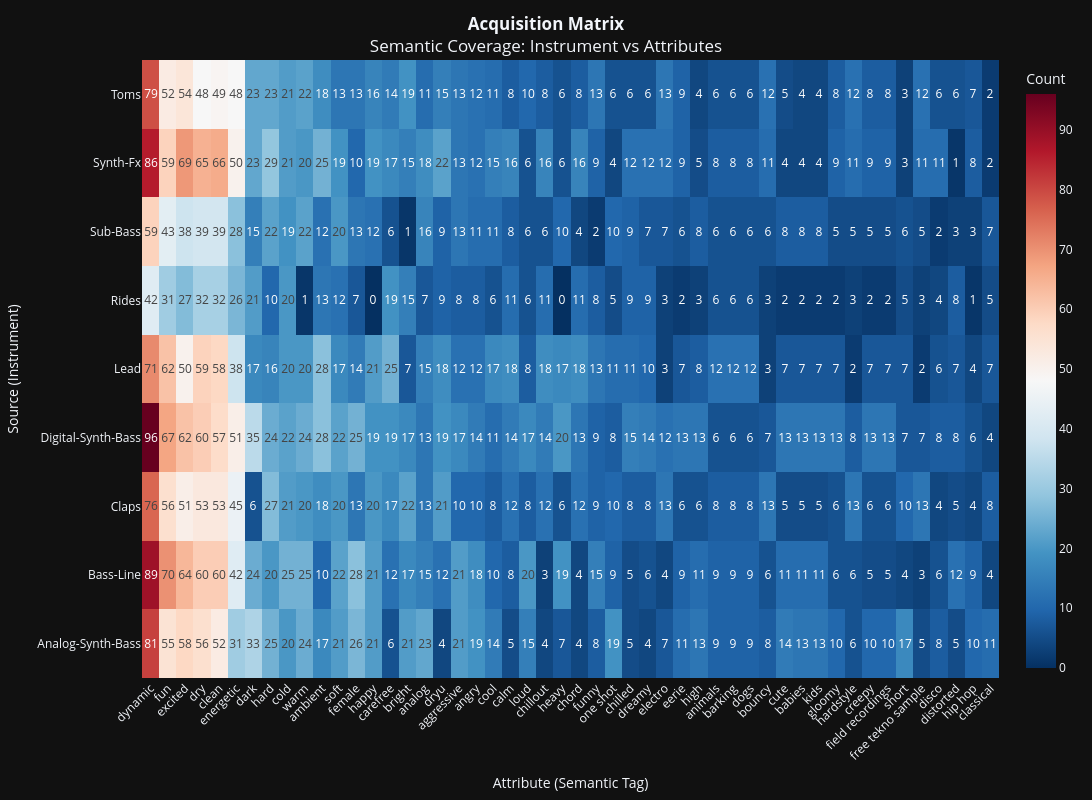

Notebook code for this chart:
### Markdown cell above
# Matrice di acquisizione: Heatmap che mostra la distribuzione dei campioni per coppia (source × attribute), evidenziando le celle vuote (combinazioni semanticamente invalide) e le aree di densità.

### Code cell
import asyncio
import pandas as pd
import plotly.express as px
import sys
import os
sys.path.append(os.path.abspath("../.."))
import logging
import numpy as np
import pandas as pd
import plotly.express as px
import umap
import sys
import os

logging.getLogger('numba').setLevel(logging.WARNING)
logging.getLogger('matplotlib').setLevel(logging.WARNING)
logging.getLogger('plotly.express').setLevel(logging.WARNING)
logging.getLogger('kaleido').setLevel(logging.WARNING)
from core.infrastructure.database.dependecies import get_audio_repository

async def plot_acquisition_matrix():
    print("Connessione al Database Audio...")
    repo = get_audio_repository()

    docs = await repo.find_all()
    print(f"Scaricati {len(docs)} documenti. Elaborazione matrice...")

    if not docs:
        print("Nessun dato trovato nel DB.")
        return

    # 2. Estrazione Feature (Instrument vs Attribute)
    data = []

    for doc in docs:
        # A. SOURCE = STRUMENTO (Main Category)
        instrument = doc.metadata.main_category
        if not instrument:
            continue # Ignoriamo file senza categoria principale

        # Pulizia base
        instrument = instrument.replace("?", "").strip().title()

        # B. ATTRIBUTE = TAGS (Descriptors)
        # Un file può avere N attributi, quindi creiamo N righe per questo file
        tags = doc.metadata.categories or ["Uncategorized"]

        # Se è una stringa singola invece di una lista, correggiamo
        if isinstance(tags, str):
            tags = [tags]

        for tag in tags:
            tag_clean = tag.strip().lower()

            # Filtro opzionale: rimuoviamo tag troppo generici che sporcano la matrice
            if tag_clean in ["loop", "oneshot", "stereo", "44.1khz"]:
                continue

            data.append({
                "Source (Instrument)": instrument,
                "Attribute (Tag)": tag_clean
            })

    # 3. Creazione DataFrame
    df = pd.DataFrame(data)

    print(df['Source (Instrument)'].unique())

    if df.empty:
        print("Non ci sono abbastanza dati (o tag) per generare la matrice.")
        return

    # Creiamo la matrice di conteggio
    # Righe = Strumento, Colonne = Attributo
    matrix = pd.crosstab(df['Source (Instrument)'], df['Attribute (Tag)'])

    # Filtriamo eventuali attributi troppo rari per rendere il grafico leggibile (Opzionale)
    # Tieni solo i top 50 attributi per frequenza, o mostra tutto se sono pochi
    if len(matrix.columns) > 60:
        top_attributes = matrix.sum().nlargest(50).index
        matrix = matrix[top_attributes]

    # 4. Visualizzazione Heatmap
    fig = px.imshow(
        matrix,
        labels=dict(x="Attribute (Semantic Tag)", y="Source (Instrument)", color="Count"),
        x=matrix.columns,
        y=matrix.index,
        text_auto=True,       # Mostra i numeri
        aspect="auto",
        color_continuous_scale="RdBu_r", # Rosso=Denso, Blu/Bianco=Vuoto
        origin='lower'
    )

    fig.update_layout(
        title=f"<b>Acquisition Matrix</b><br>Semantic Coverage: Instrument vs Attributes",
        title_x=0.5,
        width=1200,
        height=800,
        xaxis={'side': 'bottom', 'tickangle': -45},
        yaxis={'title': 'Source (Instrument)'}
    )

    fig.show()
    fig.to_html("./aquisition_matrix.html")
    fig.to_image(format="png")

# Esecuzione
await plot_acquisition_matrix()

### Figure 1 — Plotly figure (JSON) as saved in the notebook; plotly's stock layout.template omitted (floating-point values rounded to 4 significant figures; data arrays with more than 128 entries replaced by an {"elided": "..."} marker saying what was removed)
{"data": [{"coloraxis": "coloraxis", "name": "0", "texttemplate": "%{z}", "x": ["dynamic", "fun", "excited", "dry", "clean", "energetic", "dark", "hard", "cold", "warm", "ambient", "soft", "female", "happy", "carefree", "bright", "analog", "dryu", "aggressive", "angry", "cool", "calm", "loud", "chillout", "heavy", "chord", "funny", "one shot", "chilled", "dreamy", "electro", "eerie", "high", "animals", "barking", "dogs", "bouncy", "cute", "babies", "kids", "gloomy", "hardstyle", "creepy", "field recordings", "short", "free tekno sample", "disco", "distorted", "hip hop", "classical"], "y": ["Analog-Synth-Bass", "Bass-Line", "Claps", "Digital-Synth-Bass", "Lead", "Rides", "Sub-Bass", "Synth-Fx", "Toms"], "z": {"elided": "9x50 int values"}, "type": "heatmap", "xaxis": "x", "yaxis": "y", "hovertemplate": "Attribute (Semantic Tag): %{x}<br>Source (Instrument): %{y}<br>Count: %{z}<extra></extra>"}], "layout": {"xaxis": {"anchor": "y", "domain": [0.0, 1.0], "title": {"text": "Attribute (Semantic Tag)"}, "side": "bottom", "tickangle": -45}, "yaxis": {"anchor": "x", "domain": [0.0, 1.0], "autorange": true, "title": {"text": "Source (Instrument)"}}, "coloraxis": {"colorbar": {"title": {"text": "Count"}}, "colorscale": [[0.0, "rgb(5,48,97)"], [0.1, "rgb(33,102,172)"], [0.2, "rgb(67,147,195)"], [0.3, "rgb(146,197,222)"], [0.4, "rgb(209,229,240)"], [0.5, "rgb(247,247,247)"], [0.6, "rgb(253,219,199)"], [0.7, "rgb(244,165,130)"], [0.8, "rgb(214,96,77)"], [0.9, "rgb(178,24,43)"], [1.0, "rgb(103,0,31)"]]}, "margin": {"t": 60}, "title": {"text": "<b>Acquisition Matrix</b><br>Semantic Coverage: Instrument vs Attributes", "x": 0.5}, "width": 1200, "height": 800}}
